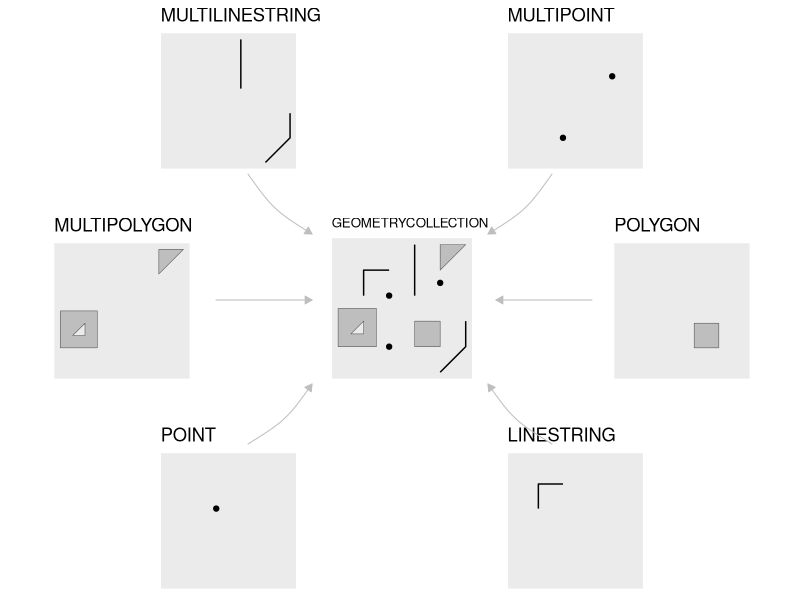

The R script that drew this image:
# https://stackoverflow.com/questions/35631889/ggplot2-align-multiple-plots-with-varying-spacings-and-add-arrows-between-them
library(sf)
library(ggplot2)
library(lattice)
library(grid)
library(gridExtra)

## sfc objects creation ---------
point_sfc = st_sfc(st_point(c(1, 1)), crs = 4326)
linestring_sfc = st_sfc(st_linestring(rbind(c(0.8, 1), c(0.8, 1.2), c(1, 1.2))), crs = 4326)
polygon_sfc = st_sfc(st_polygon(list(rbind(
  c(1.2, 0.6), c(1.4, 0.6), c(1.4, 0.8), c(1.2, 0.8), c(1.2, 0.6)
))), crs = 4326)
multipoint_sfc = st_sfc(st_multipoint(rbind(c(1, 0.6), c(1.4, 1.1))), crs = 4326)
multilinestring_sfc = st_sfc(st_multilinestring(list(rbind(
  c(1.2, 1), c(1.2, 1.4)
),
rbind(
  c(1.4, 0.4), c(1.6, 0.6), c(1.6, 0.8)
))), crs = 4326)
multipolygon_sfc = st_sfc(st_multipolygon(list(list(rbind(
  c(1.4, 1.2), c(1.6, 1.4), c(1.4, 1.4), c(1.4, 1.2)
)),
st_polygon(
  list(rbind(
    c(0.6, 0.6), c(0.9, 0.6), c(0.9, 0.9), c(0.6, 0.9), c(0.6, 0.6)
  ),
  rbind(
    c(0.7, 0.7), c(0.8, 0.8), c(0.8, 0.7), c(0.7, 0.7)
  ))
))),
crs = 4326)

## sf objects creation ---------
point_sf = st_sf(geometry = point_sfc)
linestring_sf = st_sf(geometry = linestring_sfc)
polygon_sf = st_sf(geometry = polygon_sfc)
multipoint_sf = st_sf(geometry = multipoint_sfc)
multilinestring_sf = st_sf(geometry = multilinestring_sfc)
multipolygon_sf = st_sf(geometry = multipolygon_sfc)
geometrycollection_sf = st_cast(
  c(
    point_sfc,
    linestring_sfc,
    polygon_sfc,
    multipoint_sfc,
    multilinestring_sfc,
    multipolygon_sfc
  ),
  "GEOMETRYCOLLECTION"
)

## single plots ----------
p_point_sf = ggplot() +
  geom_sf(data = point_sf) +
  labs(title = "POINT") +
  coord_sf(xlim = c(0.6, 1.6), ylim = c(0.4, 1.4)) +
  theme(line = element_blank(),
        axis.text = element_blank(),
        axis.title = element_blank())

p_linestring_sf = ggplot() +
  geom_sf(data = linestring_sf) +
  labs(title = "LINESTRING") +
  coord_sf(xlim = c(0.6, 1.6), ylim = c(0.4, 1.4)) +
  theme(line = element_blank(),
        axis.text = element_blank(),
        axis.title = element_blank())

p_polygon_sf = ggplot() +
  geom_sf(data = polygon_sf, fill = "gray") +
  labs(title = "POLYGON")  +
  coord_sf(xlim = c(0.6, 1.6), ylim = c(0.4, 1.4)) +
  theme(line = element_blank(),
        axis.text = element_blank(),
        axis.title = element_blank())

p_multipoint_sf = ggplot() +
  geom_sf(data = multipoint_sf) +
  labs(title = "MULTIPOINT") +
  coord_sf(xlim = c(0.6, 1.6), ylim = c(0.4, 1.4)) +
  theme(line = element_blank(),
        axis.text = element_blank(),
        axis.title = element_blank())

p_multilinestring_sf = ggplot() +
  geom_sf(data = multilinestring_sf) +
  labs(title = "MULTILINESTRING") +
  coord_sf(xlim = c(0.6, 1.6), ylim = c(0.4, 1.4)) +
  theme(line = element_blank(),
        axis.text = element_blank(),
        axis.title = element_blank())

p_multipolygon_sf = ggplot() +
  geom_sf(data = multipolygon_sf, fill = "gray") +
  labs(title = "MULTIPOLYGON")  +
  coord_sf(xlim = c(0.6, 1.6), ylim = c(0.4, 1.4)) +
  theme(line = element_blank(),
        axis.text = element_blank(),
        axis.title = element_blank())

p_geometrycollection_sf = ggplot() +
  geom_sf(data = point_sf) +
  geom_sf(data = linestring_sf) +
  geom_sf(data = polygon_sf, fill = "gray") +
  geom_sf(data = multipoint_sf) +
  geom_sf(data = multilinestring_sf) +
  geom_sf(data = multipolygon_sf, fill = "gray") +
  labs(title = "GEOMETRYCOLLECTION")  +
  coord_sf(xlim = c(0.6, 1.6), ylim = c(0.4, 1.4)) +
  theme(
    line = element_blank(),
    axis.text = element_blank(),
    axis.title = element_blank(),
    title = element_text(size = 8)
  )

## combine plot ------------
png("images/sf-classes.png", height = 600, width = 600)
# Empty grob for spacing
b = nullGrob() # per @baptiste's comment, use nullGrob() instead of rectGrob()

# grid.bezier with a few hard-coded settings
mygb = function(x, y) {
  grid.bezier(
    x = x,
    y = y,
    gp = gpar(col = "gray", fill = "gray"),
    arrow = arrow(type = "closed", length = unit(2, "mm"))
  )
}

r1 = arrangeGrob(
  b,
  p_multilinestring_sf,
  b,
  p_multipoint_sf,
  b,
  layout_matrix = rbind(c(1, 2, 3, 4, 5)),
  widths = c(13.3, 30, 13.3, 30, 13.3)
)
r2 = arrangeGrob(b)
r3 = arrangeGrob(
  p_multipolygon_sf,
  b,
  p_geometrycollection_sf,
  b,
  p_polygon_sf,
  layout_matrix = rbind(c(1, 2, 3, 4, 5)),
  widths = c(30, 5, 30, 5, 30)
)
r4 = arrangeGrob(b)
r5 = arrangeGrob(
  b,
  p_point_sf,
  b,
  p_linestring_sf,
  b,
  layout_matrix = rbind(c(1, 2, 3, 4, 5)),
  widths = c(13.3, 30, 13.3, 30, 13.3)
)

grid.arrange(r1,
             r2,
             r3,
             r4,
             r5,
             ncol = 1,
             heights = c(30, 5, 30, 5, 30))

# topleft arrow
vp = viewport(
  x = 0.35,
  y = 0.66,
  width = 0.08,
  height = 0.1
)
pushViewport(vp)

# grid.rect(gp=gpar(fill="black", alpha=0.1)) # Use this to see where your viewport is located on the full graph layout

mygb(x = c(0, 0.4, 0.4, 1), y = c(1, 0.4, 0.4, 0))

# left arrow
popViewport()
vp = viewport(
  x = 0.33,
  y = 0.5,
  width = 0.12,
  height = 0.1
)
pushViewport(vp)

mygb(x = c(0, 0.33, 0.66, 1), y = c(0.5, 0.5, 0.5, 0.5))

# bottom left arrow
popViewport()
vp = viewport(
  x = 0.35,
  y = 0.31,
  width = 0.08,
  height = 0.1
)
pushViewport(vp)

mygb(x = c(0, 0.6, 0.6, 1), y = c(0, 0.4, 0.4, 1))


# bottom right arrow
popViewport()
vp = viewport(
  x = 0.65,
  y = 0.31,
  width = 0.08,
  height = 0.1
)
pushViewport(vp)

mygb(x = c(1, 0.4, 0.4, 0), y = c(0, 0.4, 0.4, 1))

# right arrow
popViewport()
vp = viewport(
  x = 0.68,
  y = 0.5,
  width = 0.12,
  height = 0.1
)
pushViewport(vp)

mygb(x = c(1, 0.66, 0.33, 0), y = c(0.5, 0.5, 0.5, 0.5))

# top right arrow
popViewport()
vp = viewport(
  x = 0.65,
  y = 0.66,
  width = 0.08,
  height = 0.1
)
pushViewport(vp)

mygb(x = c(1, 0.6, 0.6, 0), y = c(1, 0.4, 0.4, 0))
dev.off()
